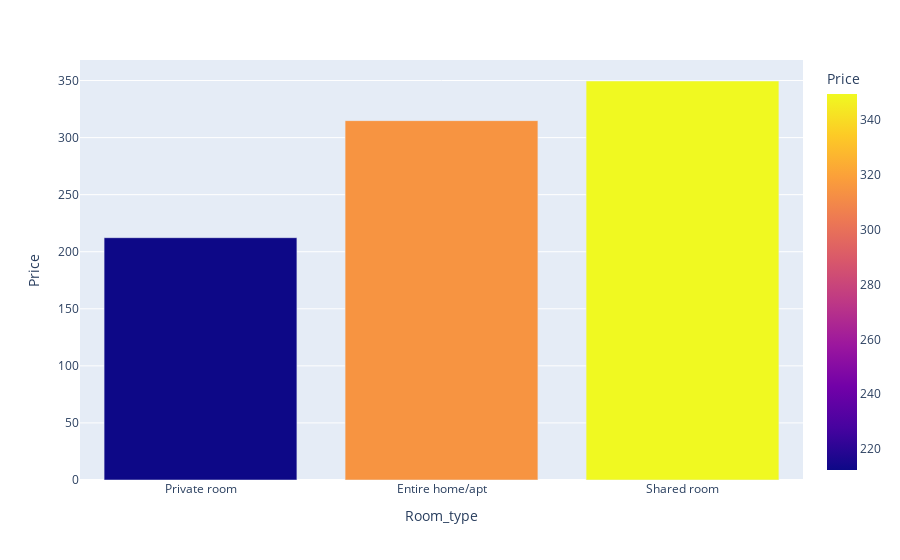

The code cell stored with this chart in its notebook:
### Code cell
pr_df = airbnb.groupby('Room_type',as_index=False)['Price'].mean().sort_values(by='Price')
fig = px.bar(data_frame=pr_df,x='Room_type',y='Price',color='Price')
fig.show()

### Figure 1 — Plotly figure (JSON) as saved in the notebook; plotly's stock layout.template omitted (floating-point values rounded to 4 significant figures)
{"data": [{"alignmentgroup": "True", "hovertemplate": "Room_type=%{x}<br>Price=%{marker.color}<extra></extra>", "legendgroup": "", "marker": {"color": [212.3, 314.9, 349.6], "coloraxis": "coloraxis", "pattern": {"shape": ""}}, "name": "", "offsetgroup": "", "orientation": "v", "showlegend": false, "textposition": "auto", "type": "bar", "x": ["Private room", "Entire home/apt", "Shared room"], "xaxis": "x", "y": [212.3, 314.9, 349.6], "yaxis": "y"}], "layout": {"barmode": "relative", "coloraxis": {"colorbar": {"title": {"text": "Price"}}, "colorscale": [[0, "#0d0887"], [0.1111, "#46039f"], [0.2222, "#7201a8"], [0.3333, "#9c179e"], [0.4444, "#bd3786"], [0.5556, "#d8576b"], [0.6667, "#ed7953"], [0.7778, "#fb9f3a"], [0.8889, "#fdca26"], [1, "#f0f921"]]}, "legend": {"tracegroupgap": 0}, "margin": {"t": 60}, "xaxis": {"anchor": "y", "domain": [0, 1], "title": {"text": "Room_type"}}, "yaxis": {"anchor": "x", "domain": [0, 1], "title": {"text": "Price"}}}}
